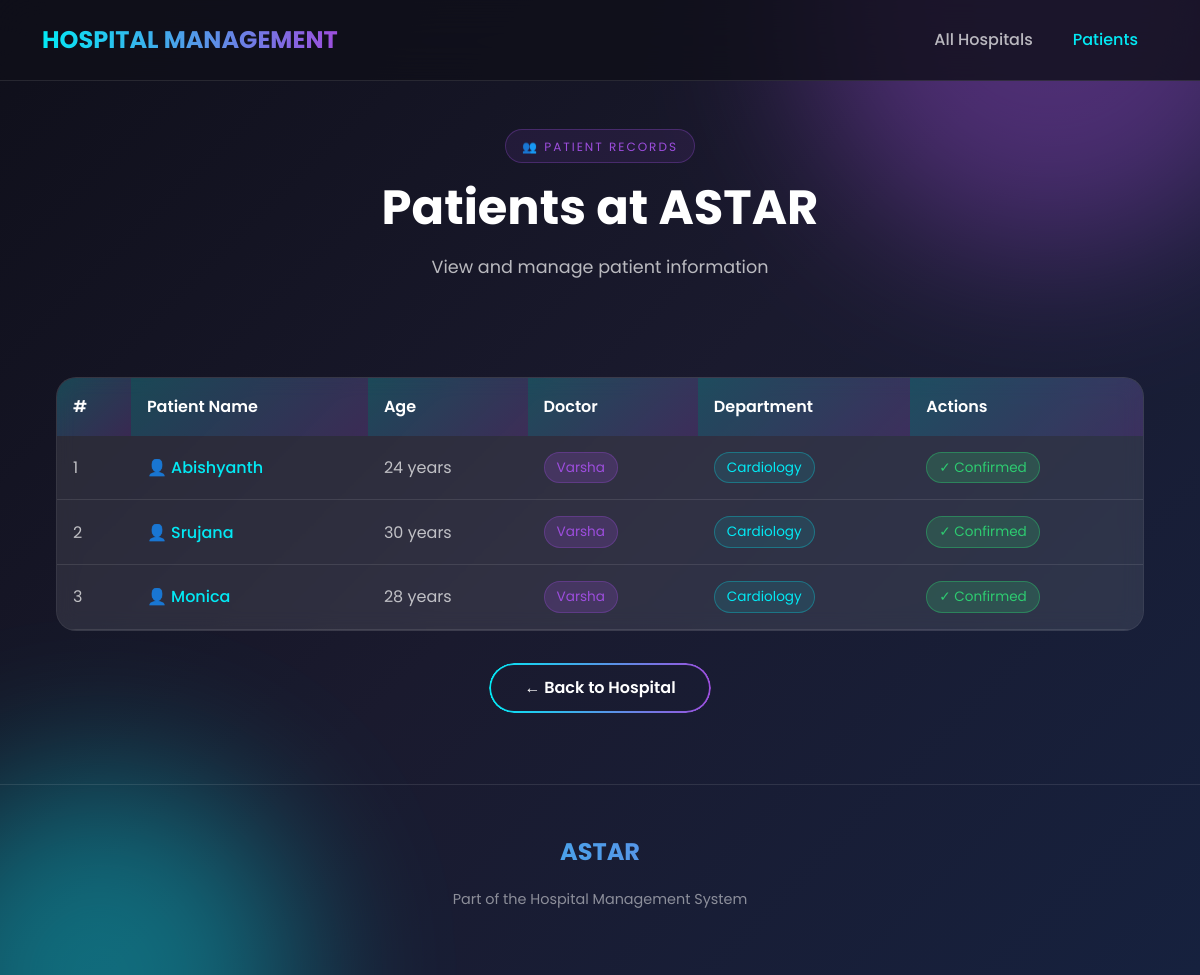
The app's page /hospital/1/patients/, older data.
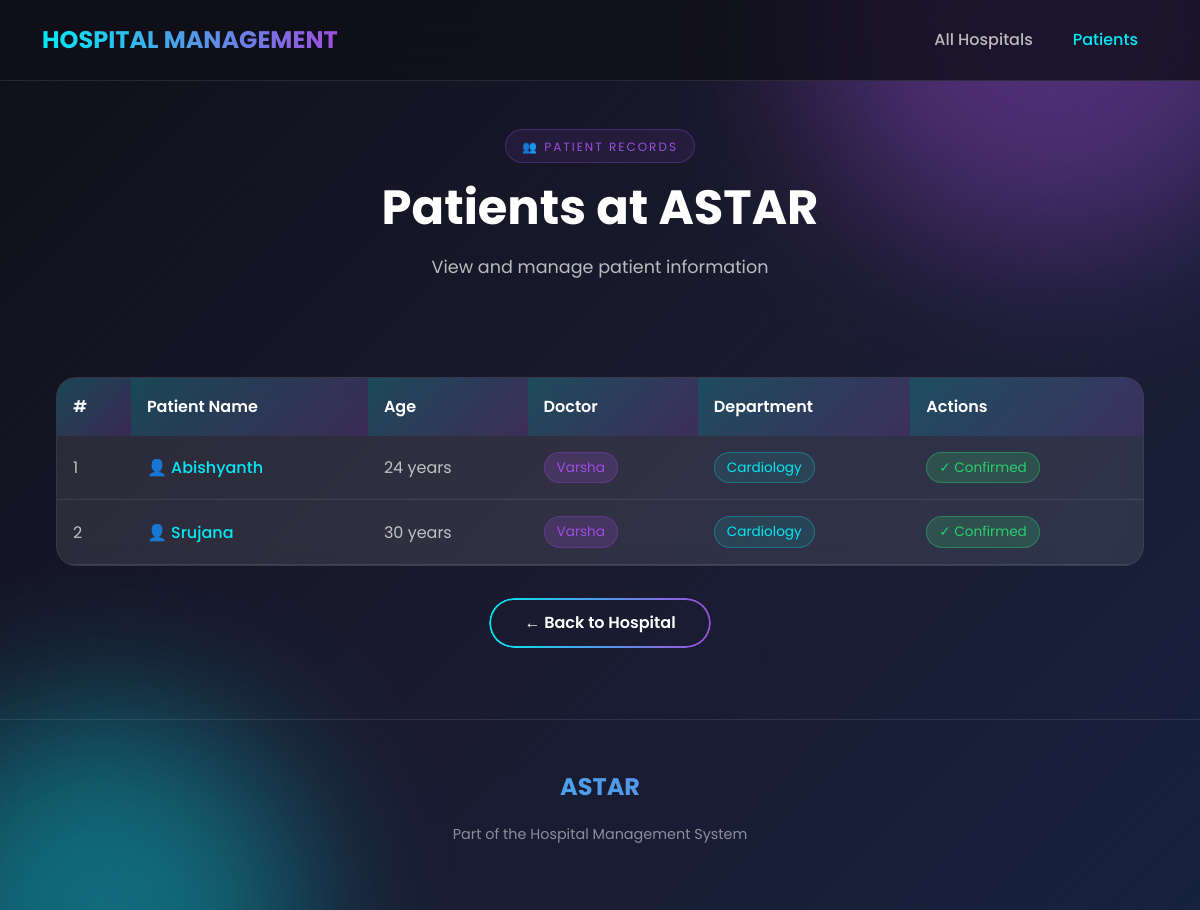
The same page, newer data.
### hospital/models.py (models this page shows, shortened)
class Hospital(models.Model):
    hname= models.CharField(max_length=100)
    image = models.CharField(max_length=255,null=True, blank=True)
    hcity = models.CharField(max_length=50)

class Patient(models.Model):
    pname = models.CharField(max_length=50)
    page = models.IntegerField()
    Doctor = models.ForeignKey(Doctor, on_delete=models.CASCADE)

class Doctor(models.Model):
    dname = models.CharField(max_length=50)
    dspecialization = models.CharField(max_length=50)
    Department = models.ForeignKey(Department, on_delete=models.CASCADE)

class Department(models.Model):
    dname = models.CharField(max_length=50)
    d_loc= models.CharField(max_length=50)
    hospital = models.ForeignKey(Hospital, on_delete=models.CASCADE)

### hospital/views.py (the view)
# urls.py: path('hospital/<int:hospital_id>/patients/', views.patient_list_view, name='patient_list'),
def patient_list_view(request, hospital_id):
    hospital = get_object_or_404(Hospital, id=hospital_id)
    patients = Patient.objects.filter(Doctor__Department__hospital=hospital)
    context={
        'hospital': hospital,
        'patients': patients
    }
    return render(request, 'patient_list.html', context)

### hospital/templates/patient_list.html (shortened to what this page needs)
{% load static %}
<!DOCTYPE html>
<html lang="en">
<head>
    <link href="https://cdn.jsdelivr.net/npm/bootstrap@5.3.7/dist/css/bootstrap.min.css" rel="stylesheet">
    <link rel="stylesheet" href="{% static 'css/styles.css' %}">
</head>
<body>
    <div class="animated-bg"></div>
    <nav class="navbar navbar-expand-lg navbar-modern">
        <div class="container">
            <a class="navbar-brand" href="{% url 'hospital:landing' %}">HOSPITAL MANAGEMENT</a>
            <div class="collapse navbar-collapse" id="navbarNav">
                <ul class="navbar-nav ms-auto">
                    <li class="nav-item">
                        <a class="nav-link" href="{% url 'hospital:hospitals' %}">All Hospitals</a>
                    </li>
                    <li class="nav-item">
                        <a class="nav-link active">Patients</a>
                    </li>
                </ul>
            </div>
        </div>
    </nav>
    <section class="features-section" style="padding: 3rem 2rem 2rem;">
        <div class="section-header">
            <span class="section-tag">👥 Patient Records</span>
            <h2 class="section-title">Patients at {{ hospital.hname }}</h2>
            <p class="section-subtitle">View and manage patient information</p>
        </div>
    </section>
    <section style="padding: 0 2rem 4rem;">
        <div class="container-custom">
            {% if patients %}
            <div class="glass-card" style="padding: 0; overflow: hidden;">
                <table class="modern-table">
                    <thead>
                        <tr>
                            <th>#</th>
                            <th>Patient Name</th>
                            <th>Age</th>
                            <th>Doctor</th>
                            <th>Department</th>
                            <th>Actions</th>
                        </tr>
                    </thead>
                    <tbody>
                        {% for patient in patients %}
                        <tr>
                            <td>{{ forloop.counter }}</td>
                            <td>
                                <a href="{% url 'hospital:patient_profile' patient.id %}" class="patient-link">
                                    👤 {{ patient.pname }}
                                </a>
                            </td>
                            <td>{{ patient.page }} years</td>
                            <td><span class="doctor-badge">{{ patient.Doctor.dname }}</span></td>
                            <td><span class="department-badge">{{ patient.Doctor.Department.dname }}</span></td>
                            <td>
                                <span class="status-badge">✓ Confirmed</span>
                            </td>
                        </tr>
                        {% endfor %}
                    </tbody>
                </table>
            </div>
            {% endif %}
            <div style="text-align: center; margin-top: 2rem;">
                <a href="{% url 'hospital:hospital_detail' hospital.id %}" class="btn-animated">
                    <span>← Back to Hospital</span>
                </a>
            </div>
        </div>
    </section>
    <footer class="footer-modern">
        <div class="footer-brand">{{ hospital.hname }}</div>
        <p class="footer-text">Part of the Hospital Management System</p>
    </footer>
</body>
</html>

### hospital/static/css/styles.css (style rules this page uses)
:root { --primary-bg: #0f0f1a; --secondary-bg: #1a1a2e; --card-bg: rgba(255, 255, 255, 0.05); --accent-cyan: #03e9f4; --accent-purple: #9d4edd; --accent-pink: #f72585; --accent-orange: #ff6b35; --text-primary: #ffffff; --text-secondary: rgba(255, 255, 255, 0.7); --text-muted: rgba(255, 255, 255, 0.5); --border-color: rgba(255, 255, 255, 0.1); --gradient-1: linear-gradient(135deg, #667eea 0%, #764ba2 100%); --gradient-2: linear-gradient(135deg, #f093fb 0%, #f5576c 100%); --gradient-3: linear-gradient(135deg, #4facfe 0%, #00f2fe 100%); }
* { margin: 0; padding: 0; box-sizing: border-box; }
html { scroll-behavior: smooth; }
body { font-family: 'Poppins', sans-serif; background: var(--primary-bg); color: var(--text-primary); min-height: 100vh; overflow-x: hidden; line-height: 1.6; }
.animated-bg { position: fixed; top: 0; left: 0; width: 100%; height: 100%; z-index: -1; background: linear-gradient(135deg, #0f0f1a 0%, #1a1a2e 50%, #16213e 100%); overflow: hidden; }
.animated-bg::before, .animated-bg::after { content: ''; position: absolute; border-radius: 50%; filter: blur(80px); opacity: 0.4; animation: float 15s infinite ease-in-out; }
.animated-bg::before { width: 500px; height: 500px; background: var(--accent-purple); top: -250px; right: -100px; }
.animated-bg::after { width: 400px; height: 400px; background: var(--accent-cyan); bottom: -200px; left: -100px; animation-delay: -7s; }
.navbar-modern { background: rgba(15, 15, 26, 0.8) !important; backdrop-filter: blur(20px); -webkit-backdrop-filter: blur(20px); border-bottom: 1px solid var(--border-color); padding: 1rem 0; position: sticky; top: 0; z-index: 1000; }
.navbar-modern .navbar-brand { font-weight: 700; font-size: 1.5rem; background: linear-gradient(90deg, var(--accent-cyan), var(--accent-purple)); -webkit-background-clip: text; -webkit-text-fill-color: transparent; background-clip: text; }
.navbar-modern .nav-link { color: var(--text-secondary) !important; font-weight: 500; padding: 0.5rem 1rem !important; margin: 0 0.25rem; border-radius: 8px; transition: all 0.3s ease; }
.navbar-modern .nav-link.active { color: var(--accent-cyan) !important; }
.btn-animated { position: relative; padding: 12px 35px; font-size: 1rem; font-weight: 600; color: var(--text-primary); background: transparent; border: none; border-radius: 50px; cursor: pointer; overflow: hidden; text-decoration: none; display: inline-block; transition: all 0.3s ease; }
.btn-animated::before { content: ''; position: absolute; inset: 0; border-radius: 50px; padding: 2px; background: linear-gradient(90deg, var(--accent-cyan), var(--accent-purple), var(--accent-pink), var(--accent-cyan)); background-size: 300% 100%; -webkit-mask: linear-gradient(#fff 0 0) content-box, linear-gradient(#fff 0 0); mask: linear-gradient(#fff 0 0) content-box, linear-gradient(#fff 0 0); -webkit-mask-composite: xor; mask-composite: exclude; animation: borderMove 3s linear infinite; }
.btn-animated span { position: relative; z-index: 1; }
.glass-card { background: var(--card-bg); backdrop-filter: blur(10px); -webkit-backdrop-filter: blur(10px); border-radius: 20px; border: 1px solid var(--border-color); padding: 2rem; transition: all 0.4s ease; }
.features-section { padding: 6rem 2rem; position: relative; }
.section-header { text-align: center; max-width: 600px; margin: 0 auto 4rem; }
.section-tag { display: inline-block; padding: 0.4rem 1rem; background: rgba(157, 78, 221, 0.1); border: 1px solid rgba(157, 78, 221, 0.3); border-radius: 50px; font-size: 0.75rem; color: var(--accent-purple); text-transform: uppercase; letter-spacing: 2px; margin-bottom: 1rem; }
.section-title { font-size: clamp(2rem, 4vw, 3rem); font-weight: 700; margin-bottom: 1rem; }
.section-subtitle { color: var(--text-secondary); font-size: 1.1rem; }
.footer-modern { padding: 3rem 2rem; border-top: 1px solid var(--border-color); text-align: center; }
.footer-brand { font-size: 1.5rem; font-weight: 700; background: linear-gradient(90deg, var(--accent-cyan), var(--accent-purple)); -webkit-background-clip: text; -webkit-text-fill-color: transparent; background-clip: text; margin-bottom: 1rem; }
.footer-text { color: var(--text-muted); font-size: 0.9rem; }
.container-custom { max-width: 1200px; margin: 0 auto; padding: 0 1.5rem; }

Row changes from the older to the newer data that the page shows:
removed Patient: pname "Monica", page "28", Doctor.dname "Varsha", Doctor.Department.dname "Cardiology"
